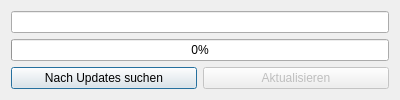
<?xml version="1.0" encoding="UTF-8"?>
<ui version="4.0">
 <class>Updater</class>
 <widget class="QDialog" name="Updater">
  <property name="geometry">
   <rect>
    <x>0</x>
    <y>0</y>
    <width>400</width>
    <height>98</height>
   </rect>
  </property>
  <property name="windowTitle">
   <string>Updater</string>
  </property>
  <layout class="QVBoxLayout" name="verticalLayout">
   <item>
    <widget class="QLineEdit" name="text">
     <property name="enabled">
      <bool>true</bool>
     </property>
     <property name="focusPolicy">
      <enum>Qt::NoFocus</enum>
     </property>
     <property name="acceptDrops">
      <bool>false</bool>
     </property>
     <property name="frame">
      <bool>true</bool>
     </property>
     <property name="alignment">
      <set>Qt::AlignCenter</set>
     </property>
     <property name="readOnly">
      <bool>true</bool>
     </property>
     <property name="clearButtonEnabled">
      <bool>false</bool>
     </property>
    </widget>
   </item>
   <item>
    <widget class="QProgressBar" name="progress">
     <property name="enabled">
      <bool>true</bool>
     </property>
     <property name="value">
      <number>0</number>
     </property>
     <property name="textVisible">
      <bool>true</bool>
     </property>
    </widget>
   </item>
   <item>
    <layout class="QHBoxLayout" name="horizontalLayout">
     <item>
      <widget class="QPushButton" name="buttonSearch">
       <property name="text">
        <string>Nach Updates suchen</string>
       </property>
       <property name="default">
        <bool>true</bool>
       </property>
      </widget>
     </item>
     <item>
      <widget class="QPushButton" name="buttonUpdate">
       <property name="enabled">
        <bool>false</bool>
       </property>
       <property name="text">
        <string>Aktualisieren</string>
       </property>
      </widget>
     </item>
    </layout>
   </item>
  </layout>
 </widget>
 <layoutdefault spacing="6" margin="11"/>
 <resources/>
 <connections/>
</ui>
